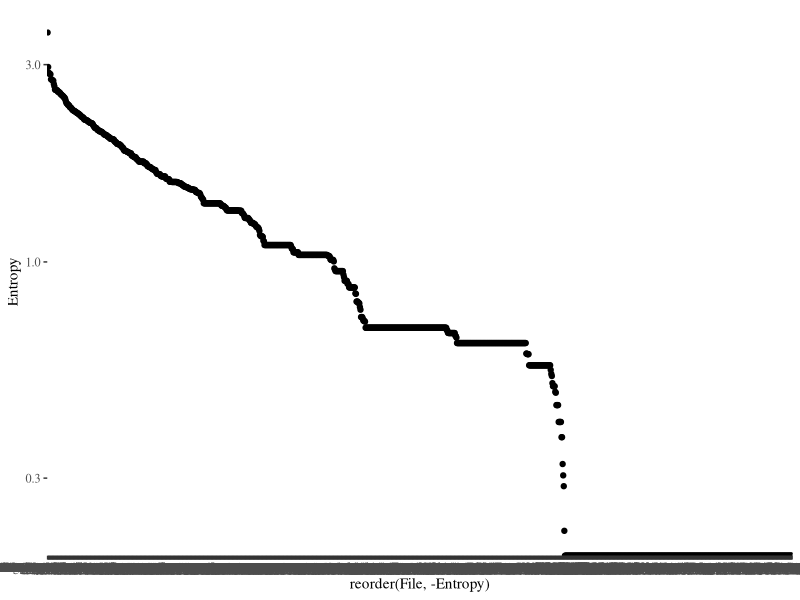
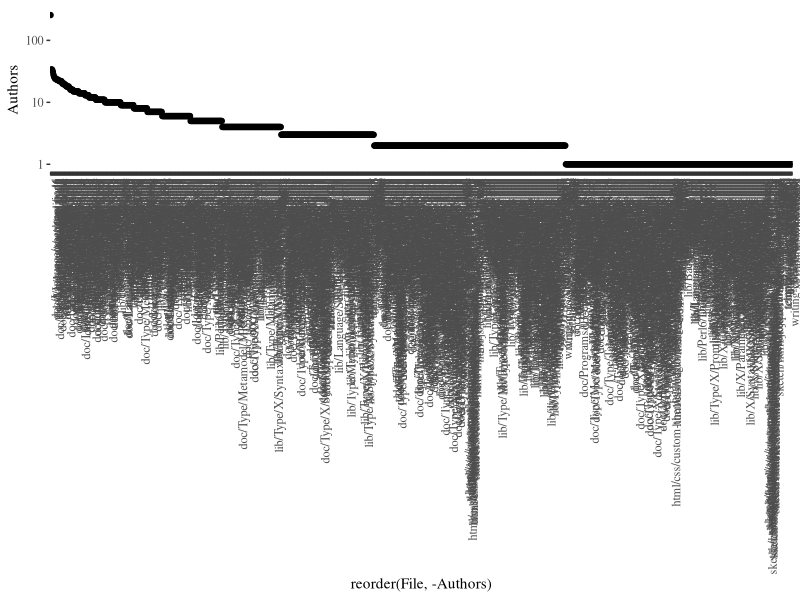
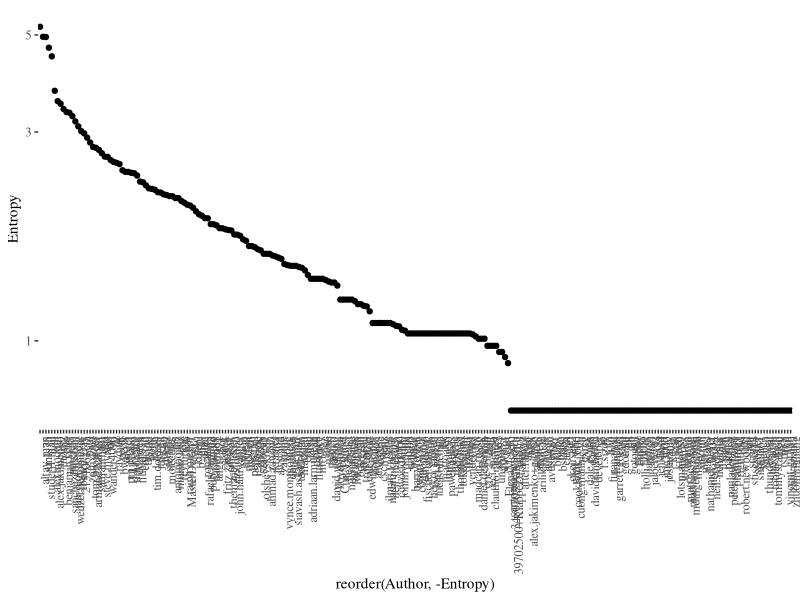
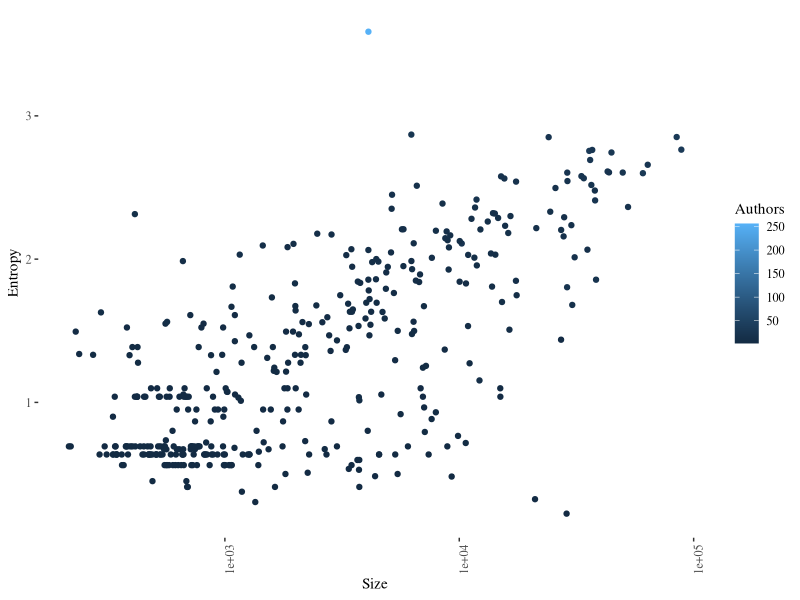
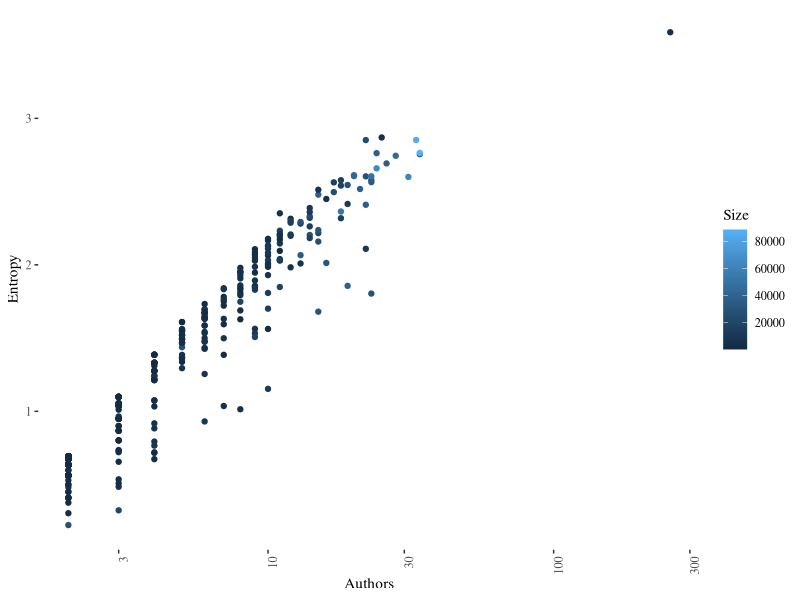

The R source for these figures, in order:
library(ggplot2)
library(ggthemes)

entropy <- read.csv("../data/file-entropy.csv")

ggplot(entropy, aes(x=reorder(File,-Entropy),y=Entropy))+geom_point()+theme_tufte()+ scale_y_log10()

authors <- read.csv("../data/file-authors.csv")

ggplot(authors, aes(x=reorder(File,-Authors),y=Authors))+geom_point()+theme_tufte()+ scale_y_log10()+ theme(axis.text.x = element_text(angle = 90, hjust = 1))

entropy.a <- read.csv("../data/author-entropy.csv")

ggplot(entropy.a, aes(x=reorder(Author,-Entropy),y=Entropy))+geom_point()+theme_tufte()+ scale_y_log10()+ theme(axis.text.x = element_text(angle = 90, hjust = 1))

entropy.c <- read.csv("../data/current-files.csv")
entropy.c <- entropy.c[ entropy.c$Entropy > 0,]
ggplot(entropy.c, aes(x=Size,y=Entropy,color=Authors))+geom_point()+theme_tufte()+ theme(axis.text.x = element_text(angle = 90, hjust = 1))+ scale_x_log10()
ggplot(entropy.c, aes(x=Authors,y=Entropy,color=Size))+geom_point()+theme_tufte()+ theme(axis.text.x = element_text(angle = 90, hjust = 1))+ scale_x_log10()
